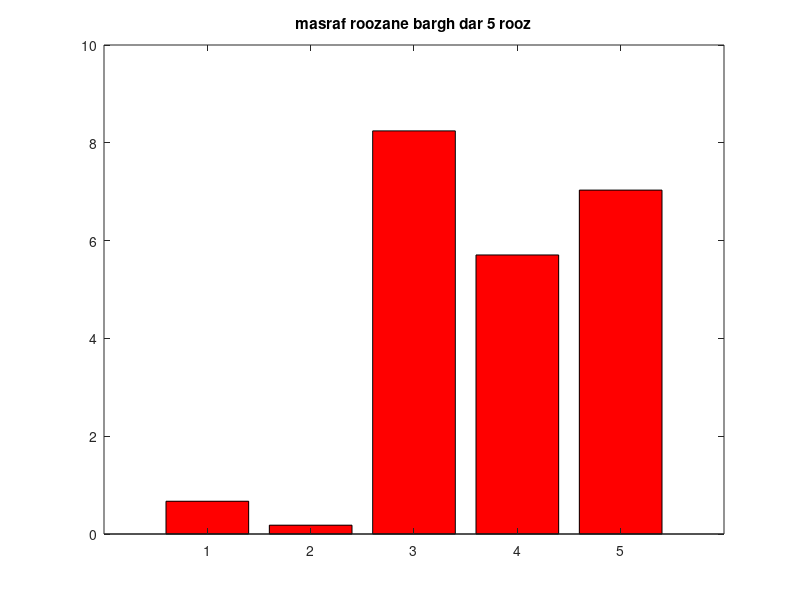
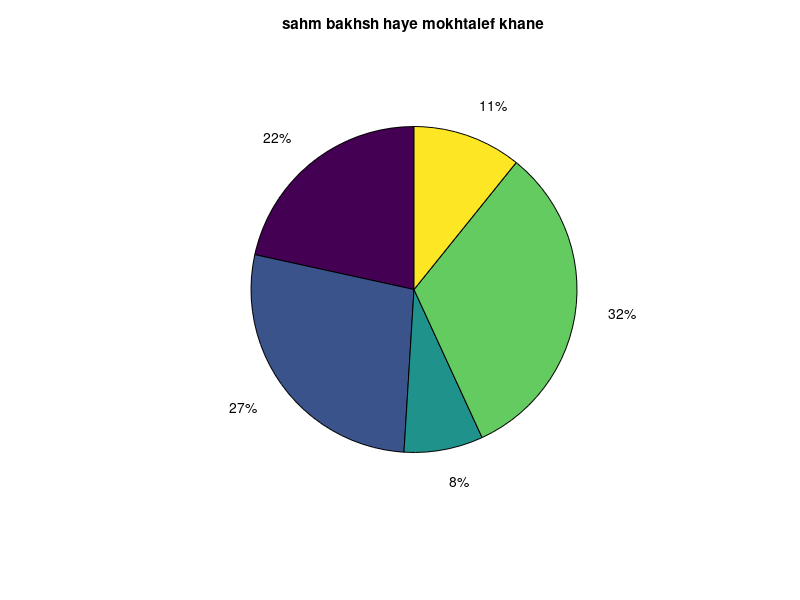
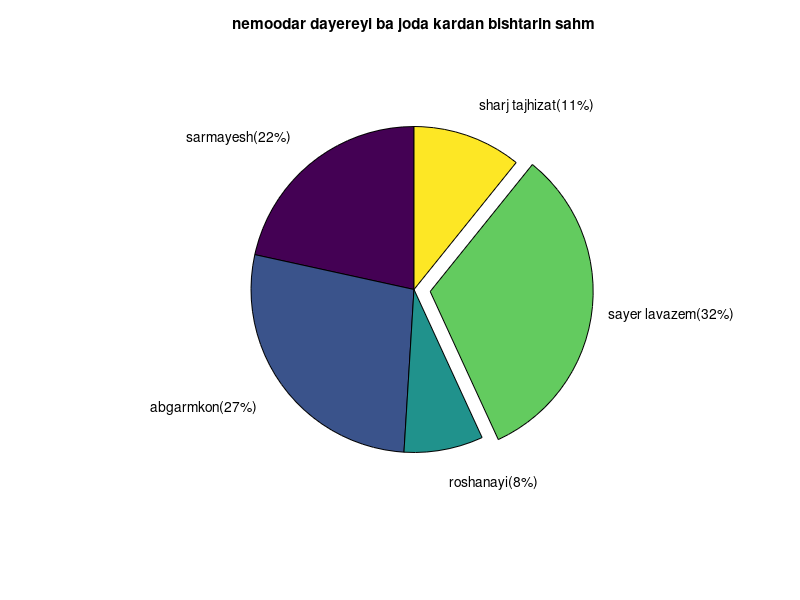

Recreate these plots in MATLAB, in order.
clear;
clc;
%بخش الف
masraf_5rooz=10.*rand(1,5);
figure(1);
bar(masraf_5rooz,'r');
title('masraf roozane bargh dar 5 rooz');
%بخش ب
sahm=[22 28 8 33 11];
figure(2);
pie(sahm);
title('sahm bakhsh haye mokhtalef khane');
%بخش پ
joda=[0 0 0 1 0];
barchasb={'sarmayesh(22%)','abgarmkon(27%)','roshanayi(8%)','sayer lavazem(32%)','sharj tajhizat(11%)'};

figure(3);
pie(sahm,joda,barchasb);
title('nemoodar dayereyi ba joda kardan bishtarin sahm');
